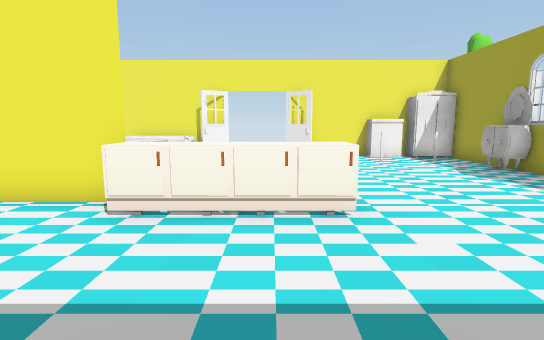
[1] (above)

13 first-person views from a walk through a scene from a Unity 3-D project. The camera is 1.3 m above the floor, tilts 8° down and sees 80° across. The floor is counted in squares, 1 m on a side. Each view is taken from the middle of a square. On the plan, view 1 faces up. The plan holds only what a view shows up to about 14 squares ahead; the rest is blank. Some animated figures are not drawn. Some surface patterns are stand-ins.

[2]
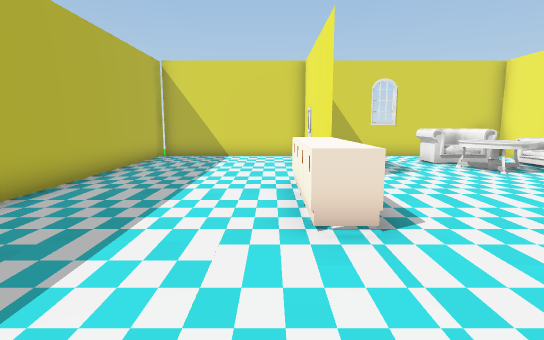

[3]
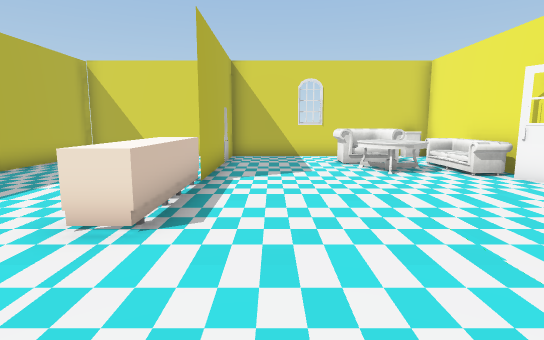

[4]
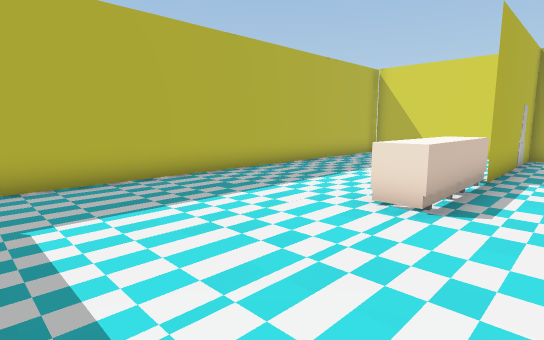

[5]
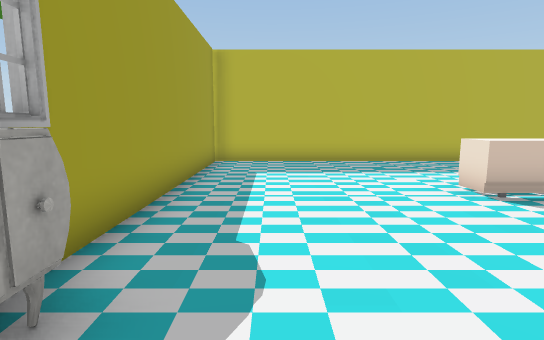

[6]
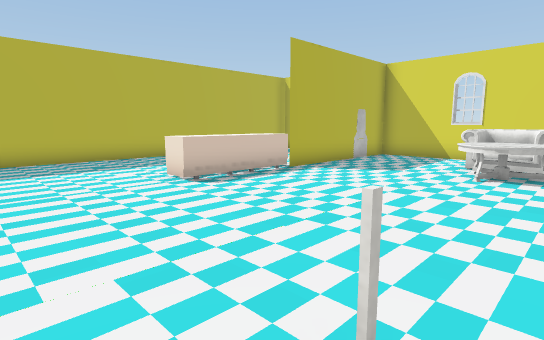

[7]
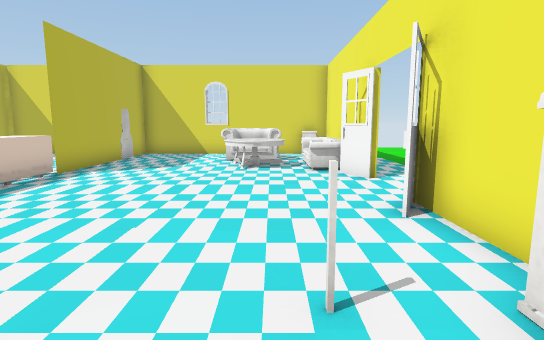

[8]
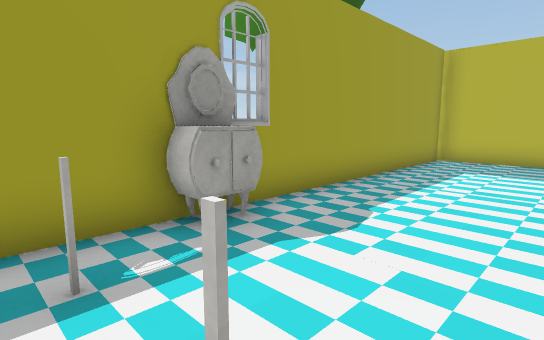

[9]
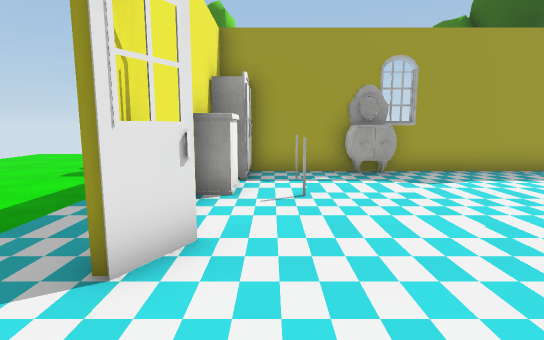

[10]
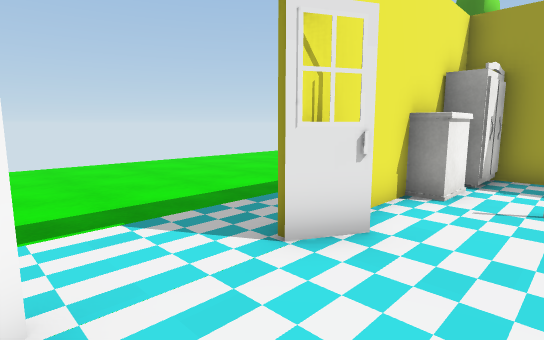

[11]
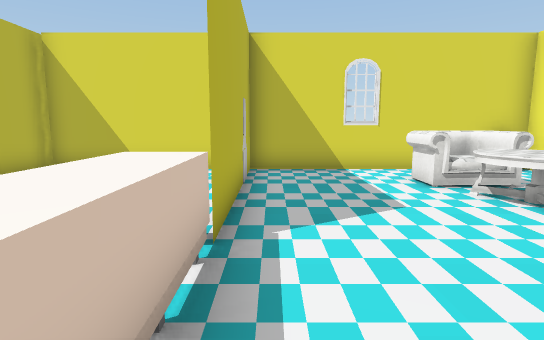

[12]
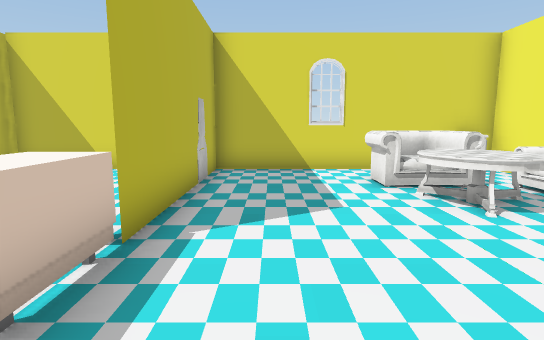

[13]
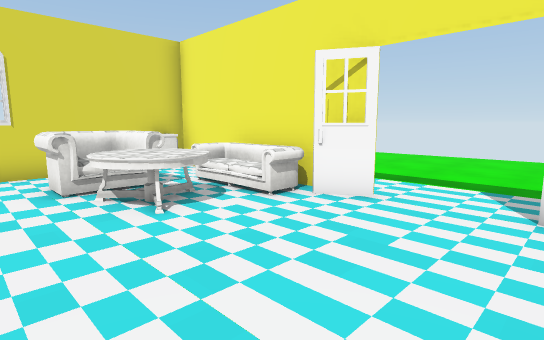

### Floor plan
Key: @ floor where view 1 was taken; # wall or solid block; . floor; ^ raised ledge; C closet; A table; O other object.
Columns run from 9 left of view 1 to 12 right of it. Each row starts with its distance up from view 1.
 22     .............  ...
 21     ..................
 20     .................
 19      ...............
 18      .............
 17      ............
 16   ..  .........
 15   ............
 14      ........CC
 13 CC#O##OO..O##CCC#
 12  C.O..O.........#
 11  OOOAAA......O..#
 10  OOOAA..........#
  9 OOOO...........OO
  8  O..............#
  7  O..............#
  6  O..............#
  5  OOOOOO^^^^.....#
  4  O..............#
  3  O..............#
  2  O..............#
  1  O..............#
  0   .......@......#
 -1  OOOOOOOOOOOOOOOO

Positions as (right, up) in squares from view 1, and headings:
1: (0, 0), facing up
2: (5, 4), facing left
3: (5, 7), facing left
4: (6, 7), facing down-left
5: (5, 11), facing down
6: (5, 12), facing down-left
7: (6, 11), facing left
8: (3, 12), facing down-right
9: (-2, 12), facing right
10: (-2, 11), facing up-right
11: (1, 6), facing left
12: (1, 7), facing left
13: (1, 8), facing up-left
